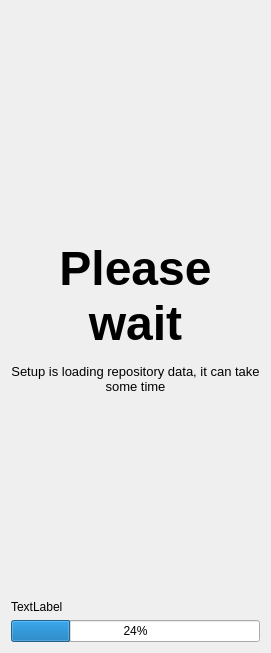
      <widget class="QWidget" name="waitPage">
       <layout class="QVBoxLayout" name="verticalLayout_21">
        <item>
         <layout class="QHBoxLayout" name="horizontalLayout_35">
          <item>
           <spacer name="horizontalSpacer_21">
            <property name="orientation">
             <enum>Qt::Horizontal</enum>
            </property>
            <property name="sizeHint" stdset="0">
             <size>
              <width>40</width>
              <height>20</height>
             </size>
            </property>
           </spacer>
          </item>
          <item>
           <layout class="QVBoxLayout" name="verticalLayout_31">
            <item>
             <spacer name="verticalSpacer_29">
              <property name="orientation">
               <enum>Qt::Vertical</enum>
              </property>
              <property name="sizeType">
               <enum>QSizePolicy::Fixed</enum>
              </property>
              <property name="sizeHint" stdset="0">
               <size>
                <width>20</width>
                <height>9</height>
               </size>
              </property>
             </spacer>
            </item>
            <item>
             <widget class="QLabel" name="label_41">
              <property name="text">
               <string/>
              </property>
              <property name="pixmap">
               <pixmap>:/setupRoots/icons/logo_wide.svg</pixmap>
              </property>
             </widget>
            </item>
           </layout>
          </item>
         </layout>
        </item>
        <item>
         <spacer name="verticalSpacer_20">
          <property name="orientation">
           <enum>Qt::Vertical</enum>
          </property>
          <property name="sizeHint" stdset="0">
           <size>
            <width>20</width>
            <height>201</height>
           </size>
          </property>
         </spacer>
        </item>
        <item>
         <widget class="QLabel" name="label_25">
          <property name="text">
           <string>&lt;!DOCTYPE HTML PUBLIC &quot;-//W3C//DTD HTML 4.0//EN&quot; &quot;http://www.w3.org/TR/REC-html40/strict.dtd&quot;&gt;
&lt;html&gt;&lt;head&gt;&lt;meta name=&quot;qrichtext&quot; content=&quot;1&quot; /&gt;&lt;style type=&quot;text/css&quot;&gt;
p, li { white-space: pre-wrap; }
&lt;/style&gt;&lt;/head&gt;&lt;body style=&quot; font-family:'Tahoma'; font-size:10pt; font-weight:400; font-style:normal;&quot;&gt;
&lt;p align=&quot;center&quot; style=&quot; margin-top:0px; margin-bottom:0px; margin-left:0px; margin-right:0px; -qt-block-indent:0; text-indent:0px;&quot;&gt;&lt;span style=&quot; font-size:36pt; font-weight:600;&quot;&gt;Please wait&lt;/span&gt;&lt;/p&gt;
&lt;p align=&quot;center&quot; style=&quot;-qt-paragraph-type:empty; margin-top:0px; margin-bottom:0px; margin-left:0px; margin-right:0px; -qt-block-indent:0; text-indent:0px; font-size:8pt;&quot;&gt;&lt;/p&gt;
&lt;p align=&quot;center&quot; style=&quot; margin-top:0px; margin-bottom:0px; margin-left:0px; margin-right:0px; -qt-block-indent:0; text-indent:0px;&quot;&gt;Setup is loading repository data, it can take some time&lt;/p&gt;&lt;/body&gt;&lt;/html&gt;</string>
          </property>
          <property name="wordWrap">
           <bool>true</bool>
          </property>
         </widget>
        </item>
        <item>
         <spacer name="verticalSpacer_19">
          <property name="orientation">
           <enum>Qt::Vertical</enum>
          </property>
          <property name="sizeHint" stdset="0">
           <size>
            <width>20</width>
            <height>200</height>
           </size>
          </property>
         </spacer>
        </item>
        <item>
         <widget class="QLabel" name="repTextLabel">
          <property name="text">
           <string>TextLabel</string>
          </property>
         </widget>
        </item>
        <item>
         <widget class="QProgressBar" name="repProgressBar">
          <property name="value">
           <number>24</number>
          </property>
         </widget>
        </item>
       </layout>
      </widget>
